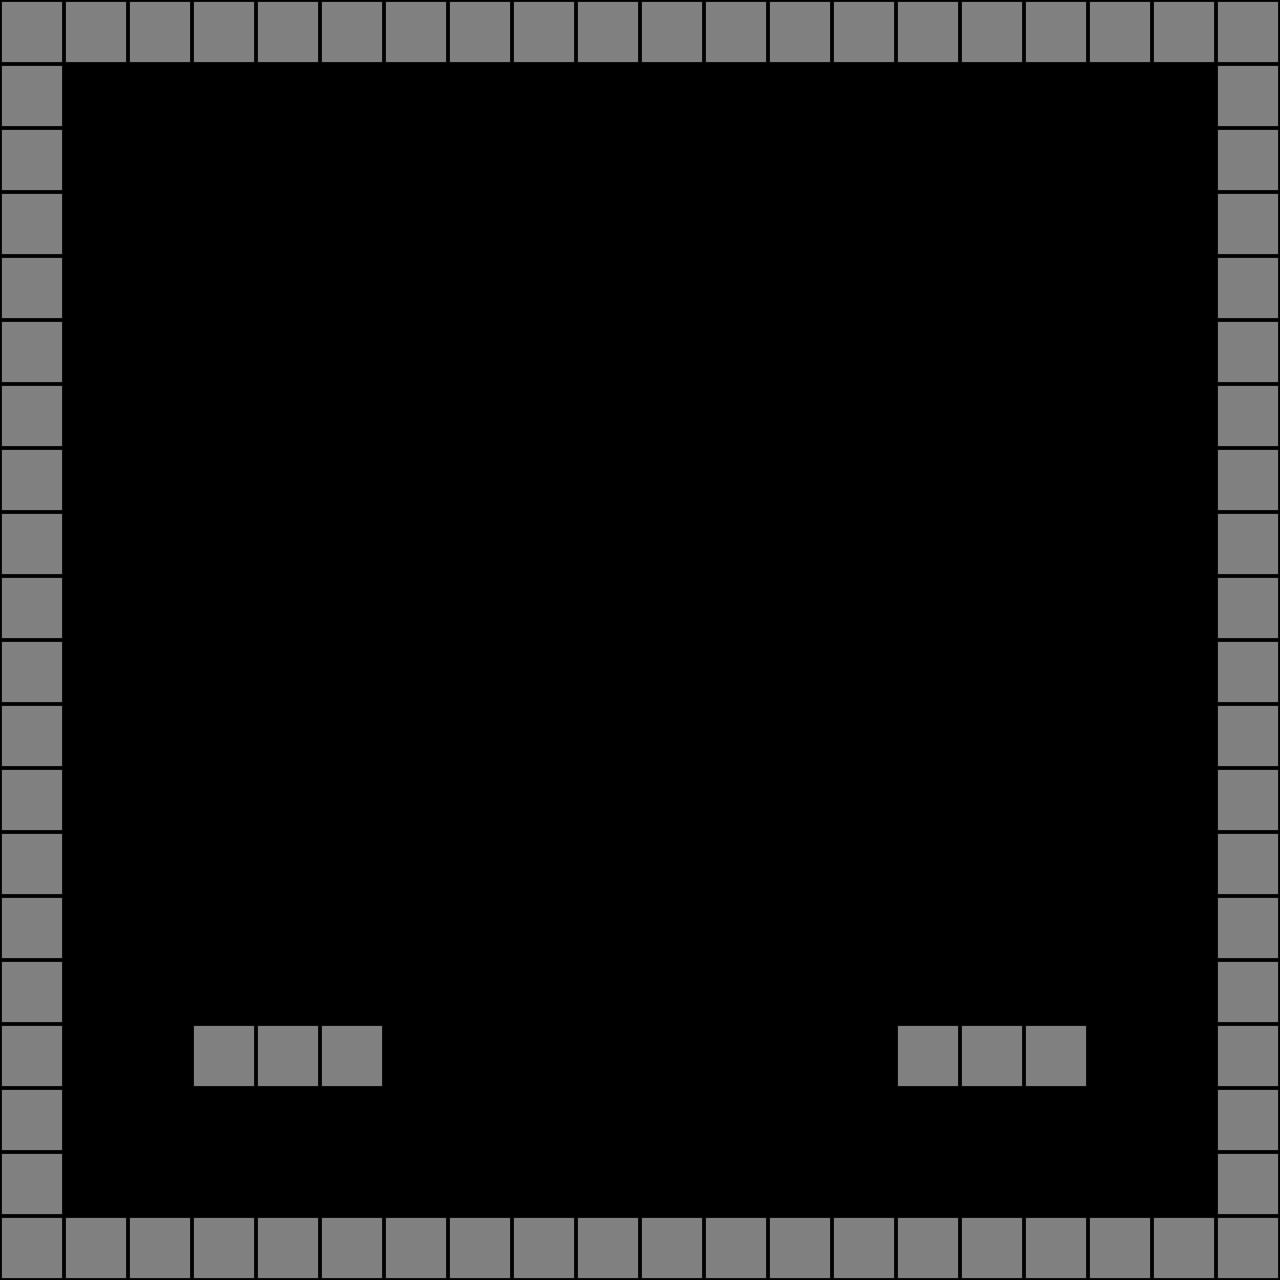

This is a level from a 2D game, rendered from its Tiled map with the project's own tilesets. A one-line summary and the complete map file follow:
An orthogonal 20x20 tile map with 64x64 px tiles, 1 tile layer (Tile Layer 1).

<map version="1.2" tiledversion="1.2.1" orientation="orthogonal" renderorder="right-down" width="20" height="20" tilewidth="64" tileheight="64" infinite="0" nextlayerid="4" nextobjectid="1">
 <tileset firstgid="1" source="ludum-dare-43-tiles.tsx" />
 <layer id="3" name="Tile Layer 1" width="20" height="20">
  <data encoding="csv">
1,1,1,1,1,1,1,1,1,1,1,1,1,1,1,1,1,1,1,1,
1,0,0,0,0,0,0,0,0,0,0,0,0,0,0,0,0,0,0,1,
1,0,0,0,0,0,0,0,0,0,0,0,0,0,0,0,0,0,0,1,
1,0,0,0,0,0,0,0,0,0,0,0,0,0,0,0,0,0,0,1,
1,0,0,0,0,0,0,0,0,0,0,0,0,0,0,0,0,0,0,1,
1,0,0,0,0,0,0,0,0,0,0,0,0,0,0,0,0,0,0,1,
1,0,0,0,0,0,0,0,0,0,0,0,0,0,0,0,0,0,0,1,
1,0,0,0,0,0,0,0,0,0,0,0,0,0,0,0,0,0,0,1,
1,0,0,0,0,0,0,0,0,0,0,0,0,0,0,0,0,0,0,1,
1,0,0,0,0,0,0,0,0,0,0,0,0,0,0,0,0,0,0,1,
1,0,0,0,0,0,0,0,0,0,0,0,0,0,0,0,0,0,0,1,
1,0,0,0,0,0,0,0,0,0,0,0,0,0,0,0,0,0,0,1,
1,0,0,0,0,0,0,0,0,0,0,0,0,0,0,0,0,0,0,1,
1,0,0,0,0,0,0,0,0,0,0,0,0,0,0,0,0,0,0,1,
1,0,0,0,0,0,0,0,0,0,0,0,0,0,0,0,0,0,0,1,
1,0,0,0,0,0,0,0,0,0,0,0,0,0,0,0,0,0,0,1,
1,0,0,1,1,1,0,0,0,0,0,0,0,0,1,1,1,0,0,1,
1,0,0,0,0,0,0,0,0,0,0,0,0,0,0,0,0,0,0,1,
1,0,0,0,0,0,0,0,0,0,0,0,0,0,0,0,0,0,0,1,
1,1,1,1,1,1,1,1,1,1,1,1,1,1,1,1,1,1,1,1
</data>
 </layer>
</map>